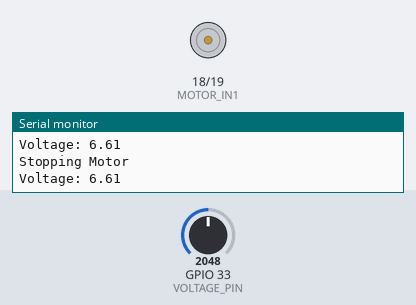
The sketch below on a simulated ESP32. Parts: motor-driver pin pairs drawn as motors (green arrow = first pin HIGH = forward, orange = second pin HIGH = backward, longer = more drive, scaled by the enable pin), the last lines printed to the serial monitor. The test bench sets the inputs (shaded band); at power-on: GPIO 33 (VOLTAGE_PIN) = 2048.

Above: at 5.8 s.
5.9 s: GPIO 33 (VOLTAGE_PIN) set to 1898
16.2 s: GPIO 33 (VOLTAGE_PIN) set to 1796
At 26.2 s:
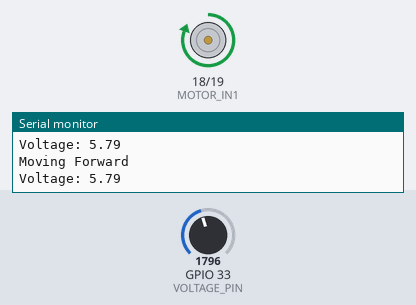
26.5 s: GPIO 33 (VOLTAGE_PIN) set to 2047
At 36.2 s:
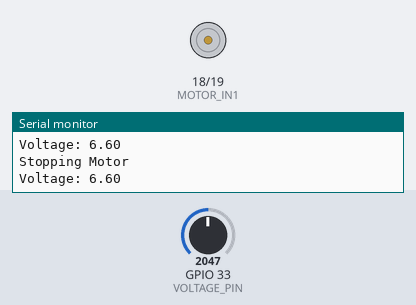
36.5 s: GPIO 33 (VOLTAGE_PIN) set to 1228
At 46.4 s:
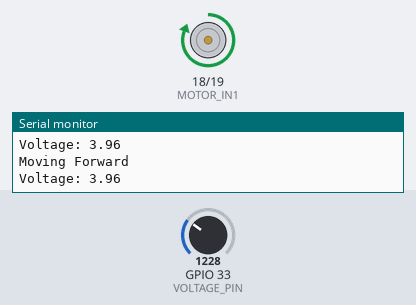
Timing chart, 0 to 47.5 s (numbered marks = the images above; inputs shaded):
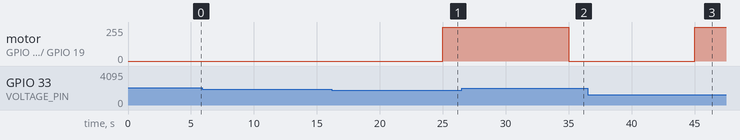

The sketch:

MOTOR_DRIVER_WITH_VOLTAGE_SENSOR.ino
```cpp
#define MOTOR_IN1 18
#define MOTOR_IN2 19
#define MOTOR_EN 5
#define VOLTAGE_PIN 33

void setup() {
  Serial.begin(115200);
  pinMode(MOTOR_IN1,OUTPUT);
  pinMode(MOTOR_IN2,OUTPUT);
  pinMode(MOTOR_EN,OUTPUT);

  digitalWrite(MOTOR_IN1,LOW);
  digitalWrite(MOTOR_IN2,LOW);
  analogWrite(MOTOR_EN,255);
}

void loop() {
    float voltage = readVoltage();
    Serial.print("Voltage: ");
    Serial.println(voltage);
    delay(5000);
    if (voltage<6.0){
      Serial.println("Moving Forward");
      digitalWrite(MOTOR_IN1, HIGH);
      digitalWrite(MOTOR_IN2, LOW);
    }
    else{
      Serial.println("Stopping Motor");
      digitalWrite(MOTOR_IN1, LOW);
      digitalWrite(MOTOR_IN2, LOW);
    }
}

float readVoltage() {
    int sensorValue = analogRead(VOLTAGE_PIN);
    float voltage = (sensorValue / 1023.0) * 3.3; // Convert ADC value to voltage (ESP8266 uses 3.3V reference)
    return voltage;
}
```

Measured:
- the behaviour switches between 1860 and 1859 on GPIO 33 (VOLTAGE_PIN) (found by bisection; images 0 and 1)
- after the input at 16.2 s, motor on GPIO 18 (MOTOR_IN1) / GPIO 19 (MOTOR_IN2): stopped → forward 255/255 after 8.8 s
- after the input at 26.5 s, motor on GPIO 18 (MOTOR_IN1) / GPIO 19 (MOTOR_IN2): forward 255/255 → stopped after 8.5 s
- after the input at 36.5 s, motor on GPIO 18 (MOTOR_IN1) / GPIO 19 (MOTOR_IN2): stopped → forward 255/255 after 8.5 s
